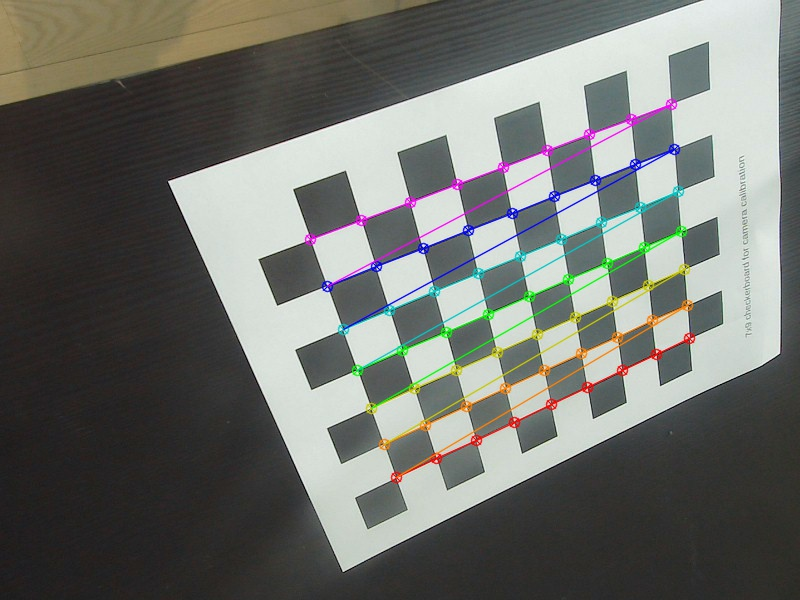
#> input picture calibrate/calib_pic/calib_0.jpg, 800 x 600 px; its folder holds only this picture in this run
$ python -i init_auv.py   (imports and definitions only)
#> lines starting #> are read from the running program, lines starting #| are printed output that depends on the picture
#> further down, picture is the input picture: shape (600, 800, 3); mean B, G, R 108.3, 113.4, 111.2
import numpy as np
import cv2
from PIL import Image
import h5py
import utm
import glob
from sys import platform
from auv_dataset import *
import math
# CONSTANTS
IM_PRE_EQ_HIST = 0
IM_PRE_CLASE = 1
IM_PRE_RESOLUTION = (640,480)
SYS_PLATFORM = platform
################ GETTING DATA ################

# [14 lines left out: functions get_sys_platform, image_broken, not called in this run]

def read_h5(file_path):
    return h5py.File(file_path, 'r')

# [36 lines left out: functions getAccData, getRelPos, draw_gps_marks, get_gps_goal, not called in this run]

def get_altitude(mission):
    f = read_h5(mission["Data"])
    return f["Position"]["Altitude"]

def getCamMat():
    return np.loadtxt("cam_mat.csv", dtype=np.float32, delimiter=',')

def getDistMat():
    return np.loadtxt("dist_coeff.csv", dtype=np.float32, delimiter=',')

# [86 lines left out: functions find_images, get_mission_by_num, draw_flow, isRotationMatrix, sparse_optical_flow, update_motion, not called in this run]

def preprocess_image(im_color,size=IM_PRE_RESOLUTION,method=IM_PRE_EQ_HIST, unsharp=True):
#> called with size = (640, 480), method = 0, unsharp = True
    if size != None:
        im_color = cv2.resize(im_color, size)
    gray = cv2.cvtColor(im_color, cv2.COLOR_BGR2GRAY)
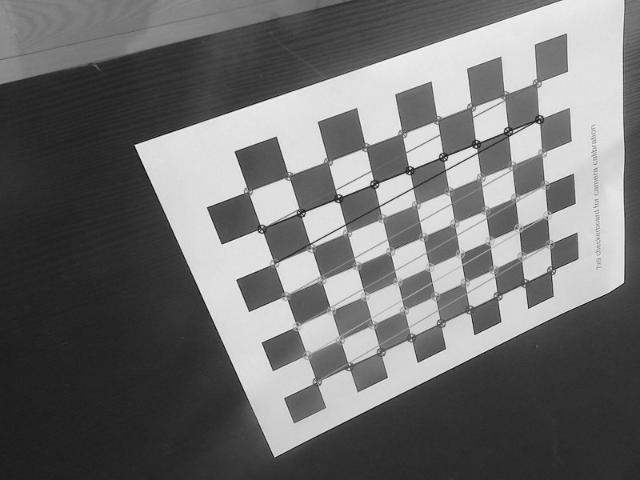
#> gray: shape (480, 640); min 8, max 249, mean 112.1
    if unsharp:
        gaussian_im = cv2.GaussianBlur(gray, (9, 9), 10.0)
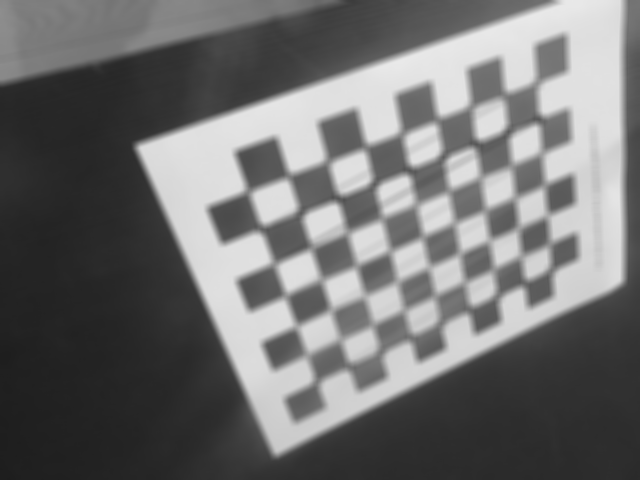
#> gaussian_im: shape (480, 640); min 29, max 233, mean 112.1
        gray = cv2.addWeighted(gray, 0.9, gaussian_im, -0.5, 0)
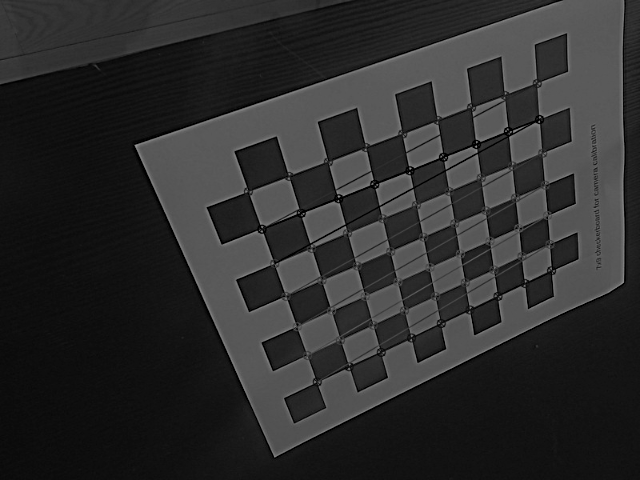
#> gray: shape (480, 640); min 0, max 148, mean 44.9

    if method==IM_PRE_EQ_HIST:
        res = cv2.equalizeHist(gray)
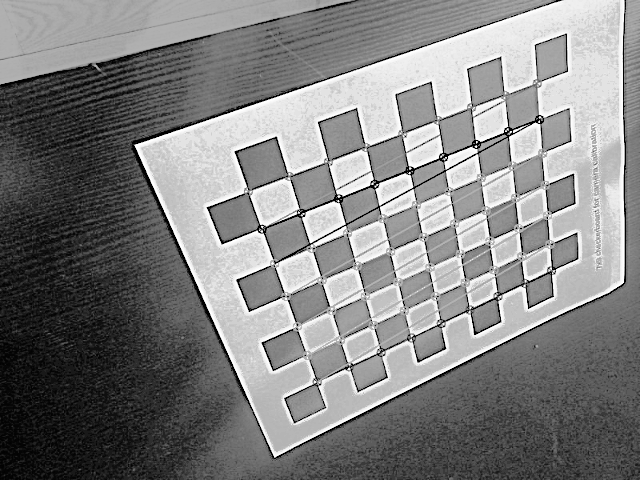
#> res: shape (480, 640); min 0, max 255, mean 129.2
    elif method == IM_PRE_CLASE:
        clahe = cv2.createCLAHE(clipLimit=2.0, tileGridSize=(8, 8))
        res = clahe.apply(gray)
    return res

# [47 lines left out: functions get_current_heading, draw_path, not called in this run]

>>> import cv2
>>> picture = cv2.imread('calib_pic/calib_0.jpg')
>>> result = preprocess_image(picture)

$ run again, on calibrate/calib_pic/calib_1.jpg
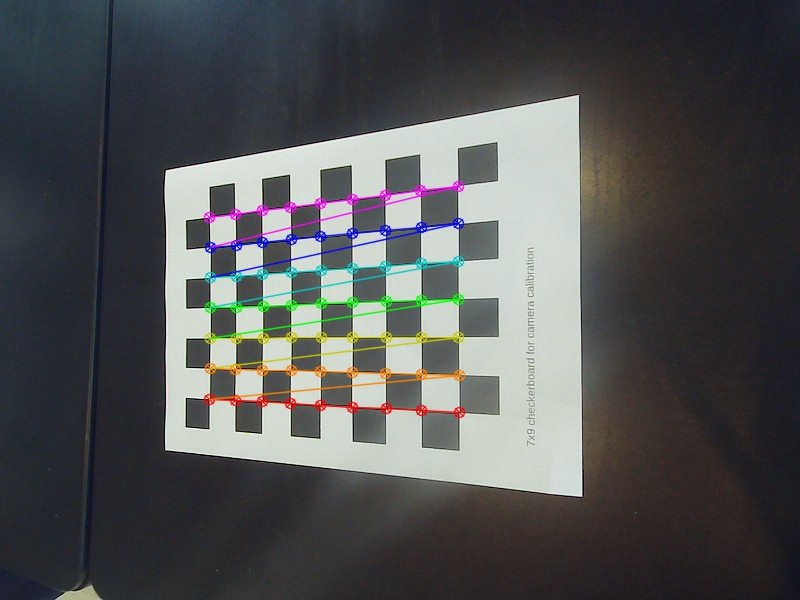
#> input picture calibrate/calib_pic/calib_1.jpg, 800 x 600 px
#> picture is the input picture: shape (600, 800, 3); mean B, G, R 83.9, 83.6, 82.1
#> in preprocess_image, `gray = cv2.addWeighted(gray, 0.9, gaussian_im, -0.5, 0)`:
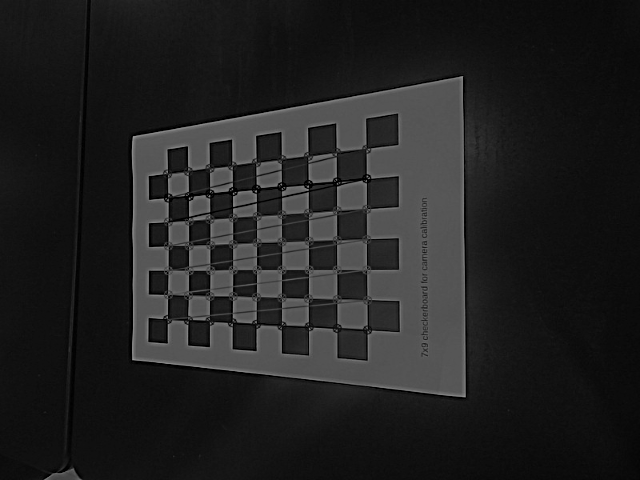
#> gray: shape (480, 640); min 0, max 155, mean 33.4
#> in preprocess_image, `res = cv2.equalizeHist(gray)`:
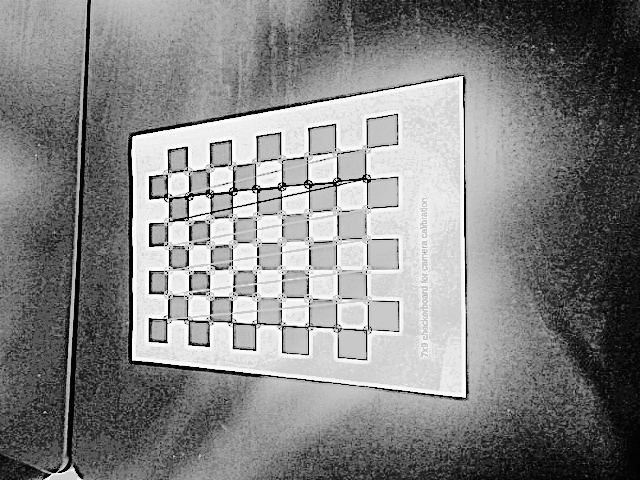
#> res: shape (480, 640); min 0, max 255, mean 131.1

$ run again, on calibrate/calib_pic/calib_10.jpg
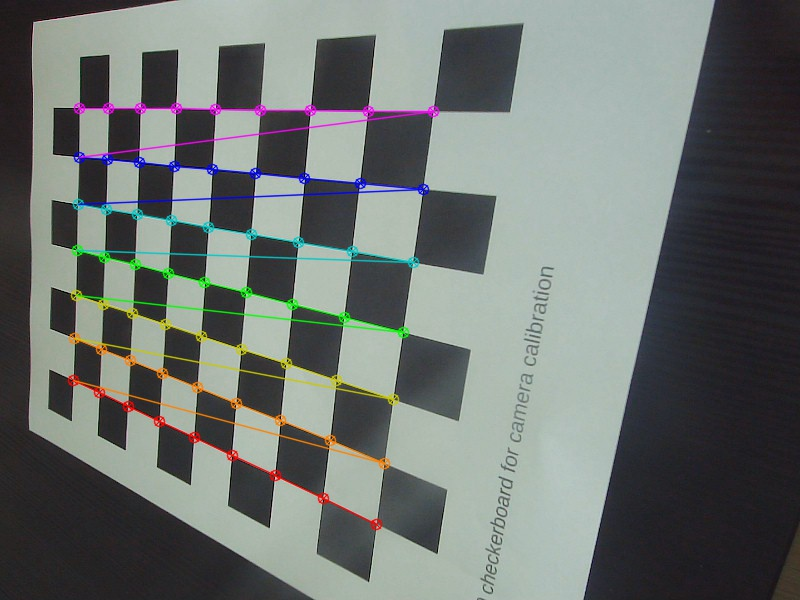
#> input picture calibrate/calib_pic/calib_10.jpg, 800 x 600 px
#> picture is the input picture: shape (600, 800, 3); mean B, G, R 111.8, 115.1, 109.3
#> in preprocess_image, `gray = cv2.addWeighted(gray, 0.9, gaussian_im, -0.5, 0)`:
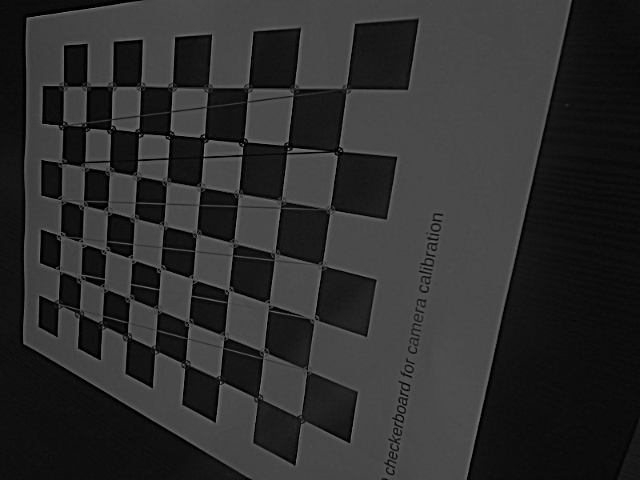
#> gray: shape (480, 640); min 0, max 127, mean 45.3
#> in preprocess_image, `res = cv2.equalizeHist(gray)`:
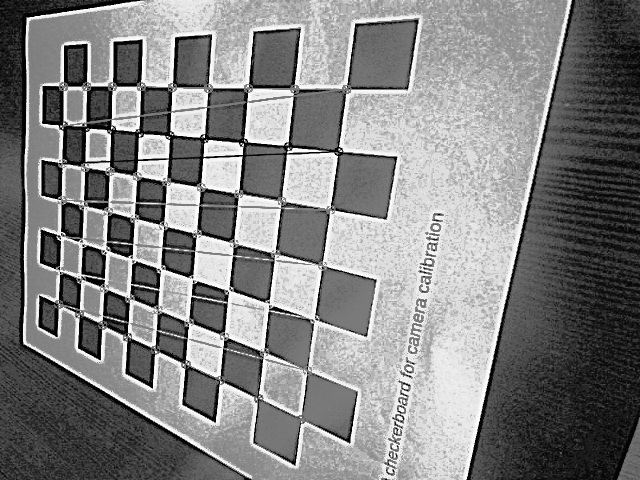
#> res: shape (480, 640); min 0, max 255, mean 129.6

$ run again, on calibrate/calib_pic/calib_11.jpg
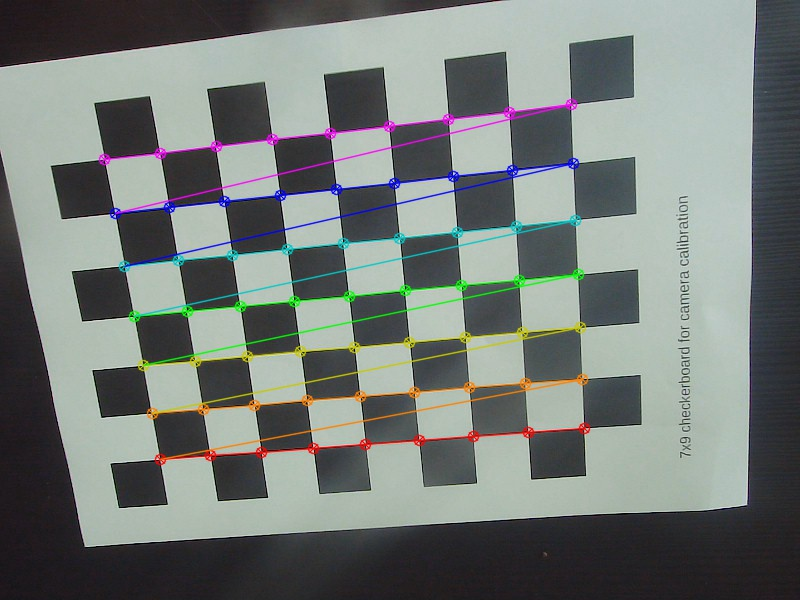
#> input picture calibrate/calib_pic/calib_11.jpg, 800 x 600 px
#> picture is the input picture: shape (600, 800, 3); mean B, G, R 120, 123.5, 117.2
#> in preprocess_image, `gray = cv2.addWeighted(gray, 0.9, gaussian_im, -0.5, 0)`:
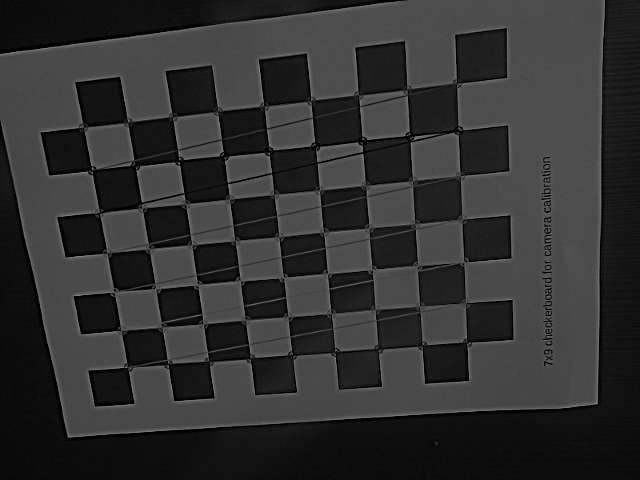
#> gray: shape (480, 640); min 0, max 138, mean 48.7
#> in preprocess_image, `res = cv2.equalizeHist(gray)`:
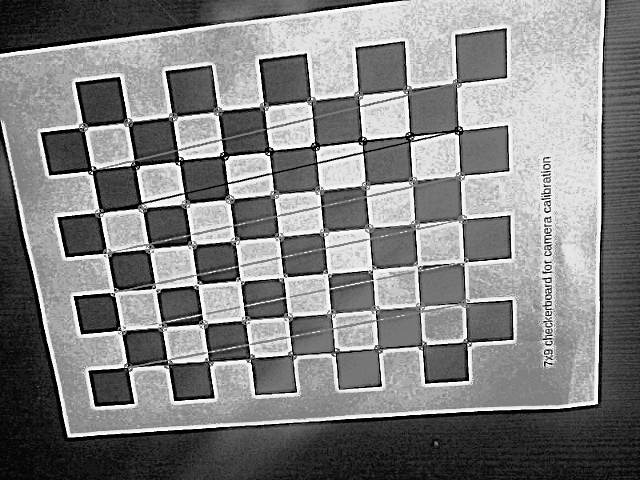
#> res: shape (480, 640); min 0, max 255, mean 128.6
